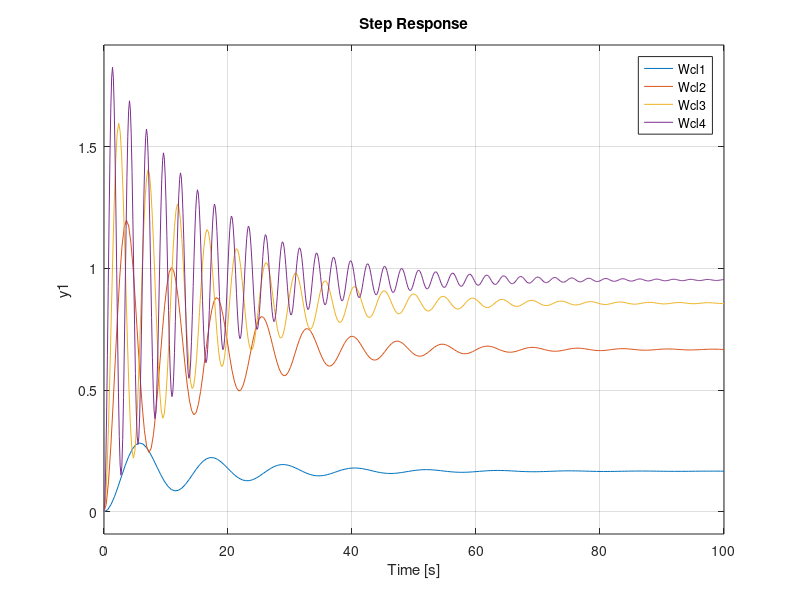

MATLAB code for this plot:
m = 2; k = 0.5; b = 0.25;
Wp = tf(1, [m b k]);
%dcgain(Wp); %nyílthurkú erősítés
step(Wp);
hold on;
impulse(Wp);
%pzmap(Wp);

%% 

Wc1 = 0.1; Wc2 = 1; Wc3 = 3; Wc4 = 10;
W01 = Wc1*Wp; W02 = Wc2*Wp; W03 = Wc3*Wp; W04 = Wc4*Wp;
Wcl1 = feedback(W01, 1, -1);
Wcl2 = feedback(W02, 1, -1);
Wcl3 = feedback(W03, 1, -1);
Wcl4 = feedback(W04, 1, -1);
%pzmap(Wcl1, Wcl2, Wcl3, Wcl4);
%figure(1);
%rlocus(W02); 
%figure(2);
step(Wcl1, Wcl2, Wcl3, Wcl4);
%bode(W01, W02, W03, W04);
%hold on;
%bode(Wcl4);
%nyquist(W01, W02, W03, W04);
